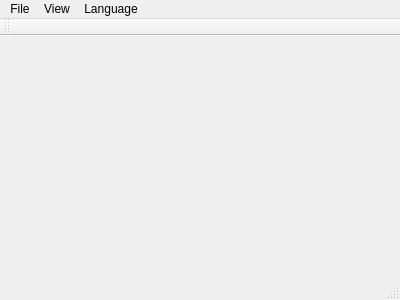
<?xml version="1.0" encoding="UTF-8"?>
<ui version="4.0">
 <class>MainWindow</class>
 <widget class="QMainWindow" name="MainWindow">
  <property name="geometry">
   <rect>
    <x>0</x>
    <y>0</y>
    <width>400</width>
    <height>300</height>
   </rect>
  </property>
  <property name="windowTitle">
   <string>MashaCV</string>
  </property>
  <property name="dockOptions">
   <set>QMainWindow::AllowNestedDocks|QMainWindow::AllowTabbedDocks|QMainWindow::AnimatedDocks</set>
  </property>
  <widget class="QWidget" name="centralWidget">
   <layout class="QHBoxLayout" name="horizontalLayout">
    <property name="margin" stdset="0">
     <number>0</number>
    </property>
   </layout>
  </widget>
  <widget class="QMenuBar" name="menuBar">
   <property name="geometry">
    <rect>
     <x>0</x>
     <y>0</y>
     <width>400</width>
     <height>32</height>
    </rect>
   </property>
   <widget class="QMenu" name="menuFile">
    <property name="title">
     <string>File</string>
    </property>
    <addaction name="actionOpen"/>
    <addaction name="separator"/>
    <addaction name="actionQuit"/>
   </widget>
   <widget class="QMenu" name="menuLanguage">
    <property name="title">
     <string>Language</string>
    </property>
    <addaction name="actionEnglish"/>
    <addaction name="actionRussian"/>
   </widget>
   <widget class="QMenu" name="menuView">
    <property name="title">
     <string>View</string>
    </property>
   </widget>
   <addaction name="menuFile"/>
   <addaction name="menuView"/>
   <addaction name="menuLanguage"/>
  </widget>
  <widget class="QToolBar" name="mainToolBar">
   <attribute name="toolBarArea">
    <enum>TopToolBarArea</enum>
   </attribute>
   <attribute name="toolBarBreak">
    <bool>false</bool>
   </attribute>
  </widget>
  <widget class="QStatusBar" name="statusBar"/>
  <action name="actionOpen">
   <property name="text">
    <string>Open</string>
   </property>
  </action>
  <action name="actionEnglish">
   <property name="text">
    <string>English</string>
   </property>
  </action>
  <action name="actionRussian">
   <property name="text">
    <string>Russian</string>
   </property>
  </action>
  <action name="actionQuit">
   <property name="text">
    <string>Quit</string>
   </property>
  </action>
 </widget>
 <layoutdefault spacing="6" margin="11"/>
 <resources/>
 <connections/>
 <slots>
  <slot>openImage()</slot>
  <slot>setRussianLanguage()</slot>
 </slots>
</ui>
